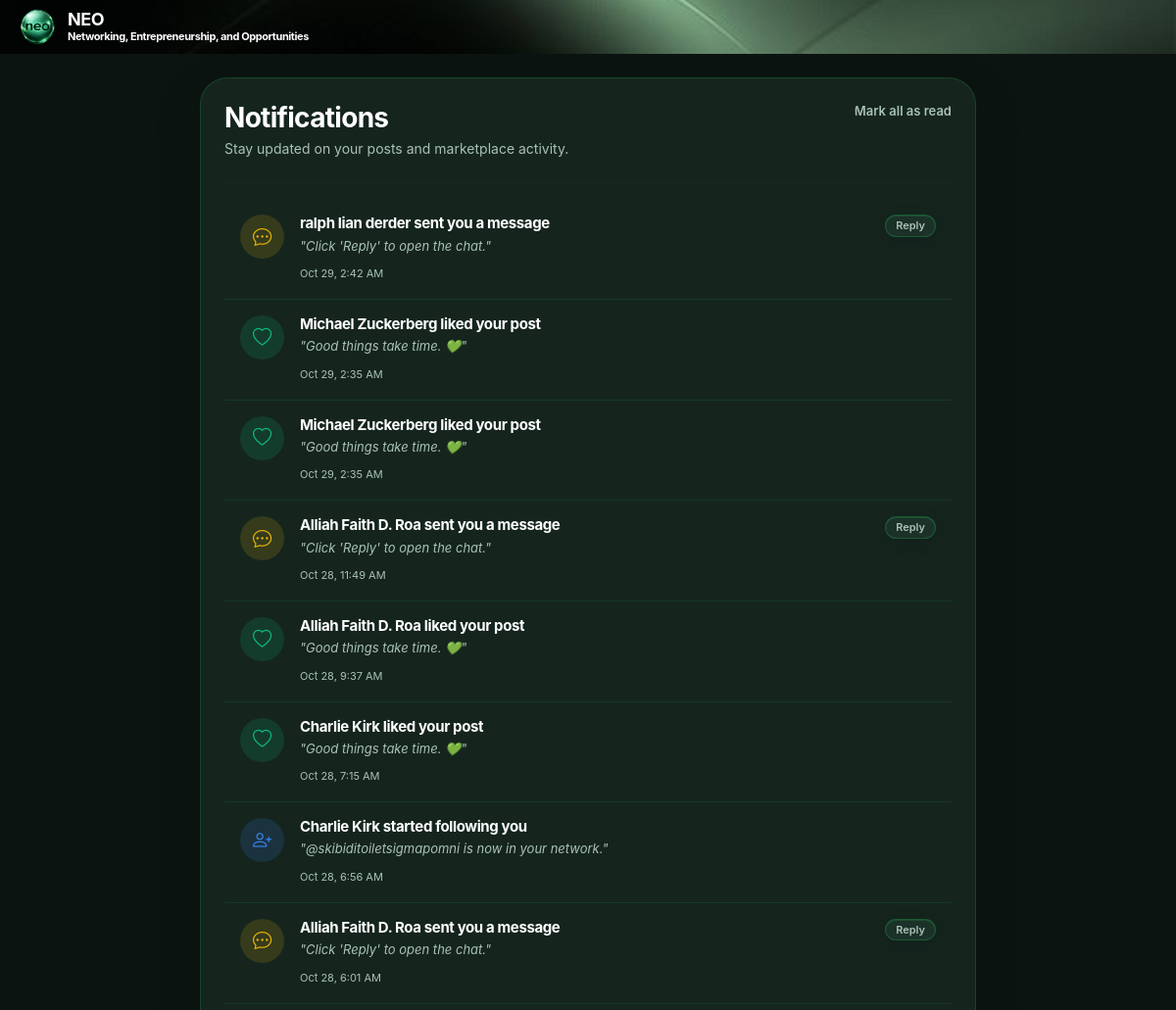
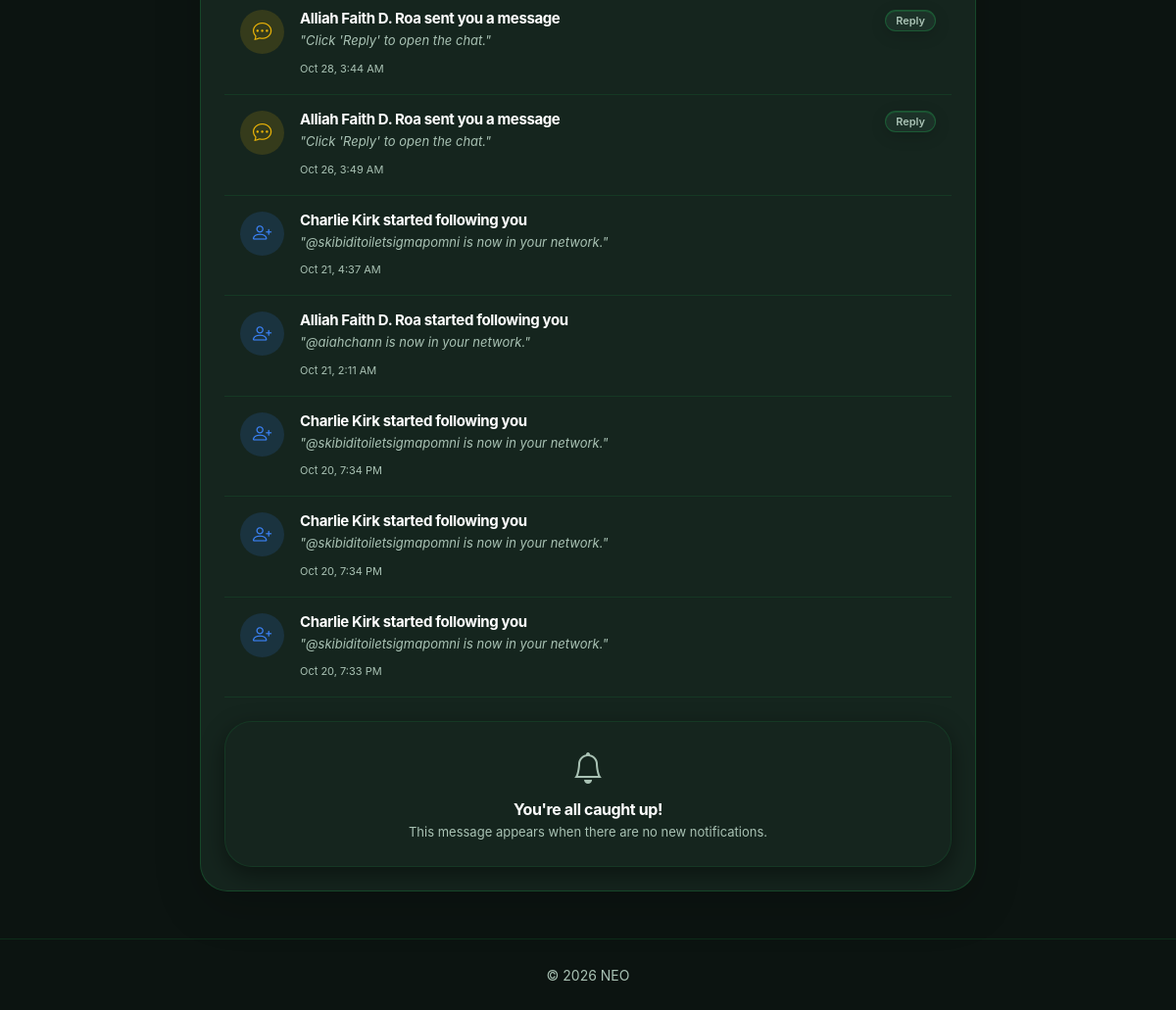
Page /index.php?page=notifications (signed in) on the committed database (2 pictures, top to bottom).
### tables this page shows
CREATE TABLE `notifications` (
  `id` int(11) NOT NULL,
  `user_id` int(11) NOT NULL,
  `sender_id` int(11) NOT NULL,
  `type` varchar(50) NOT NULL,
  `post_id` int(11) DEFAULT NULL,
  `is_read` tinyint(1) DEFAULT 0,
  `created_at` timestamp NOT NULL DEFAULT current_timestamp()
);

CREATE TABLE `users` (
  `id` int(11) NOT NULL,
  `username` varchar(50) NOT NULL,
  `password` varchar(255) NOT NULL,
  `full_name` varchar(100) NOT NULL,
  `bio` text DEFAULT NULL,
  `profile_image` varchar(255) DEFAULT 'default.png',
  `created_at` timestamp NOT NULL DEFAULT current_timestamp(),
  `cover_image` varchar(255) DEFAULT NULL
);

### app/controllers/NotificationController.php (called while the page is built, shortened)
<?php
require_once __DIR__ . '/../models/NotificationModel.php';
class NotificationController {
    private $notifModel;
    public function __construct() {
        $db = (new Database())->getConnection();
        $this->notifModel = new NotificationModel($db);
    }
    public function index() {
        $notifications = $this->notifModel->getUserNotifications($_SESSION['user_id']);
        $this->notifModel->markAllRead($_SESSION['user_id']);
        require __DIR__ . '/../views/notifications/index.php';
    }
}

### app/models/NotificationModel.php (called while the page is built, shortened)
<?php
class NotificationModel {
    private $conn;
    private $table = 'notifications';
    public function __construct($db) {
        $this->conn = $db;
    }
    public function getUserNotifications($user_id) {
        $sql = "SELECT n.*, u.full_name, u.username, u.profile_image
                FROM {$this->table} n
                JOIN users u ON n.sender_id = u.id
                WHERE n.user_id = :user_id
                ORDER BY n.created_at DESC LIMIT 50";
        $stmt = $this->conn->prepare($sql);
        $stmt->execute([':user_id' => $user_id]);
        return $stmt->fetchAll();
    }
}

### app/views/notifications/index.php (the view, shortened to what this page needs)
<?php
require_once __DIR__ . '/../layouts/header.php';
$uModel = new UserModel((new Database())->getConnection());
?>
<div class="row justify-content-center pt-4">
    <div class="col-lg-8">
        <div class="card shadow-lg border-0" style="background: var(--glass-bg); border: 1px solid var(--glass-chrome-1) !important; border-radius: 16px;">
            <div class="card-body p-4">
                <div class="d-flex justify-content-between align-items-start mb-4">
                    <div>
                        <h3 class="fw-bold mb-1" style="color: var(--text-primary);">Notifications</h3>
                        <p class="text-muted mb-0" style="font-size: 14px;">Stay updated on your posts and marketplace activity.</p>
                    </div>
                    <button id="markReadBtn" class="btn btn-link text-decoration-none text-muted p-0" style="font-size: 13px;">
                        Mark all as read
                    </button>
                </div>
                <hr style="border-color: var(--glass-chrome-2);">
                <div class="list-group list-group-flush" style="background: transparent;">
                    <?php if (empty($notifications)): ?>
                        <div class="text-center py-5 text-muted">
                            <i class="bi bi-bell-slash" style="font-size: 3rem; opacity: 0.5;"></i>
                            <p class="mt-3">No notifications yet.</p>
                        </div>
                    <?php else: ?>
                        <?php foreach ($notifications as $notif): ?>
                            <?php
                                $isFollowNotif = ($notif['type'] === 'follow');
                                $isMessageNotif = ($notif['type'] === 'message');
                                $alreadyFollowing = $isFollowNotif ? $uModel->isFollowing($_SESSION['user_id'], $notif['sender_id']) : false;
                            ?>
                            <div class="list-group-item d-flex gap-3 py-3" style="background: transparent; border-bottom: 1px solid var(--glass-chrome-2);">
                                <div class="rounded-circle d-flex align-items-center justify-content-center flex-shrink-0"
                                     style="width: 45px; height: 45px; background: <?= $notif['type'] === 'like' ? 'rgba(16, 185, 129, 0.15)' : ($isMessageNotif ? 'rgba(234, 179, 8, 0.15)' : 'rgba(59, 130, 246, 0.15)') ?>;">
                                    <i class="bi <?= $notif['type'] === 'like' ? 'bi-heart' : ($isMessageNotif ? 'bi-chat-dots' : 'bi-person-plus') ?>"
                                       style="color: <?= $notif['type'] === 'like' ? '#10B981' : ($isMessageNotif ? '#EAB308' : '#3B82F6') ?>; font-size: 1.2rem;"></i>
                                </div>
                                <div class="flex-grow-1">
                                    <div class="d-flex justify-content-between align-items-center">
                                        <h6 class="mb-1 text-white fw-bold" style="font-size: 15px;">
                                            <a href="index.php?page=profile&id=<?= $notif['sender_id'] ?>" class="text-white text-decoration-none">
                                                <?= htmlspecialchars($notif['full_name']) ?>
                                            </a>
                                            <?php if ($notif['type'] === 'like'): ?>
                                                liked your post
                                            <?php elseif ($isMessageNotif): ?>
                                                sent you a message
                                            <?php else: ?>
                                                started following you
                                            <?php endif; ?>
                                        </h6>
                                        <?php if ($isFollowNotif && !$alreadyFollowing): ?>
                                            <button type="button" class="btn btn-sm follow-btn-notif btn-primary" data-userid="<?= $notif['sender_id'] ?>" style="border-radius: 20px; font-size: 11px; padding: 2px 10px;">
                                                Follow Back
                                            </button>
                                        <?php elseif ($isMessageNotif): ?>
                                            <a href="index.php?page=chats&with=<?= $notif['sender_id'] ?>" class="btn btn-sm btn-outline-secondary" style="border-radius: 20px; font-size: 11px; padding: 2px 10px;">
                                                Reply
                                            </a>
                                        <?php endif; ?>
                                    </div>
                                    <p class="text-muted mb-1" style="font-size: 13px; font-style: italic;">
                                        <?php if ($notif['type'] === 'like'): ?>
                                            "Good things take time. 💚"
                                        <?php elseif ($isMessageNotif): ?>
                                            "Click 'Reply' to open the chat."
                                        <?php else: ?>
                                            "@<?= htmlspecialchars($notif['username']) ?> is now in your network."
                                        <?php endif; ?>
                                    </p>
                                    <small class="text-muted" style="font-size: 11px;">
                                        <?= date('M j, g:i A', strtotime($notif['created_at'])) ?>
                                    </small>
                                </div>
                            </div>
                        <?php endforeach; ?>
                    <?php endif; ?>
                </div>
                <div class="card mt-4 border-0" style="background: rgba(255, 255, 255, 0.03); border-radius: 12px;">
                    <div class="card-body text-center py-4">
                        <i class="bi bi-bell text-muted" style="font-size: 2rem;"></i>
                        <h6 class="text-white mt-2 mb-1">You're all caught up!</h6>
                        <p class="text-muted mb-0" style="font-size: 13px;">This message appears when there are no new notifications.</p>
                    </div>
                </div>
            </div>
        </div>
    </div>
</div>
<?php require_once __DIR__ . '/../layouts/footer.php'; ?>

### public/assets/css/style.css (style rules this page uses)
:root { --c-1: #121212; --c-2: #181818; --c-3: #282828; --c-4: #1DB954; --c-5: #1ED760; --c-6: #000000; --bg-base: #0C1411; --side-bg: #0F1D17; --header-bg: #0B2B26; --header-text: #FFFFFF; --bg-orb-1: #1DB954; --bg-orb-2: #1DB954; --bg-orb-3: #1DB954; --glass-bg: #15251E; --glass-bg-2: #1C3128; --glass-bg-3: #0F1D17; --glass-chrome-1: rgba(29, 185, 84, 0.22); --glass-chrome-2: rgba(29, 185, 84, 0.12); --glass-chrome-3: rgba(0, 0, 0, 0.6); --glass-shine: transparent; --glass-shadow-in: transparent; --text-primary: #FFFFFF; --text-secondary: #A9C2B4; --text-muted: #7F9A8B; --accent: #1DB954; --accent-hover: #1ED760; --accent-deep: #169C46; --shadow-outer: 0 8px 24px rgba(0, 0, 0, 0.45); --shadow-glow: none; --danger: #E91429; }
* { transition: background-color 0.35s ease, color 0.35s ease, border-color 0.35s ease, box-shadow 0.35s ease; }
html, body { min-height: 100vh; margin: 0; font-family: -apple-system, BlinkMacSystemFont, "SF Pro Display", "Segoe UI", Roboto, sans-serif; color: var(--text-primary); -webkit-font-smoothing: antialiased; }
body { background-color: var(--bg-base); position: relative; overflow-x: hidden; }
.card { background: var(--glass-bg) !important; border-radius: 28px !important; border: 1px solid var(--glass-chrome-2) !important; color: var(--text-primary); position: relative; overflow: hidden; box-shadow: var(--shadow-outer); }
.card-body { color: var(--text-primary) !important; padding: 1.75rem; position: relative; z-index: 1; }
h1, h2, h3, h4, h5, h6 { color: var(--text-primary) !important; font-weight: 700; letter-spacing: -0.025em; }
.text-muted { color: var(--text-secondary) !important; }
a { color: var(--accent) !important; text-decoration: none; }
.btn { border-radius: 50px !important; font-weight: 600; padding: 0.65rem 1.5rem; border: none; position: relative; overflow: hidden; }
.btn-outline-secondary { background: var(--glass-bg-2) !important; color: var(--text-secondary) !important; border: 1px solid rgba(29, 185, 84, 0.3) !important; box-shadow: 0 4px 16px rgba(0, 0, 0, 0.15), inset 0 1px 0 var(--glass-chrome-1); }
.btn-sm { padding: 0.45rem 1.1rem; font-size: 0.85rem; }
.btn-link { padding: 0.25rem 0.5rem; box-shadow: none !important; }

### rows in the picture
notifications: sender.full_name "ralph lian derder", type "sent you a message", created_at "Oct 29, 2:42 AM"
notifications: sender.full_name "Michael Zuckerberg", type "liked your post", created_at "Oct 29, 2:35 AM"
notifications: sender.full_name "Michael Zuckerberg", type "liked your post", created_at "Oct 29, 2:35 AM"
notifications: sender.full_name "Alliah Faith D. Roa", type "sent you a message", created_at "Oct 28, 11:49 AM"
notifications: sender.full_name "Alliah Faith D. Roa", type "liked your post", created_at "Oct 28, 9:37 AM"
notifications: sender.full_name "Charlie Kirk", type "liked your post", created_at "Oct 28, 7:15 AM"
notifications: sender.full_name "Charlie Kirk", type "started following you", sender.username "skibiditoiletsigmapomni", created_at "Oct 28, 6:56 AM"
notifications: sender.full_name "Alliah Faith D. Roa", type "sent you a message", created_at "Oct 28, 6:01 AM"
notifications: sender.full_name "Alliah Faith D. Roa", type "sent you a message", created_at "Oct 28, 3:44 AM"
notifications: sender.full_name "Alliah Faith D. Roa", type "sent you a message", created_at "Oct 26, 3:49 AM"
notifications: sender.full_name "Charlie Kirk", type "started following you", sender.username "skibiditoiletsigmapomni", created_at "Oct 21, 4:37 AM"
notifications: sender.full_name "Alliah Faith D. Roa", type "started following you", sender.username "aiahchann", created_at "Oct 21, 2:11 AM"
notifications: sender.full_name "Charlie Kirk", type "started following you", sender.username "skibiditoiletsigmapomni", created_at "Oct 20, 7:34 PM"
notifications: sender.full_name "Charlie Kirk", type "started following you", sender.username "skibiditoiletsigmapomni", created_at "Oct 20, 7:34 PM"
notifications: sender.full_name "Charlie Kirk", type "started following you", sender.username "skibiditoiletsigmapomni", created_at "Oct 20, 7:33 PM"
